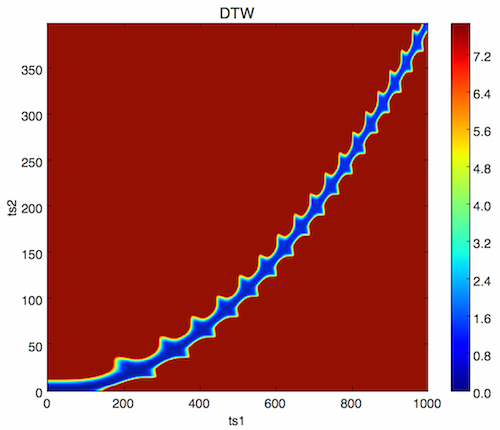

The script that drew this image:
"""
Created on Sun Aug 21 16:59:18 2016

@author: Claudio Bellei

--------------------
DYNAMIC TIME WARPING
--------------------

Input: ts1, ts2 (timeseries)
Output: cost (distance between the warped time series)

options:
1. plot. If True, plots a few figures.
2. test. If True, uses test data.

"""

import numpy as np
import matplotlib.pyplot as plt

def dtw(ts1=[],ts2=[],plot=False,test=False):
    """
    :type ts1: float - timeseries1
    :type ts2: float - timeseries2
    :type plot: logical - True if plotting
    :type test: logical - True if this is a test
    """
    if test:
        ts1 = np.cos(2*np.pi*(3*np.arange(1,1001,dtype=float)/1000)**2)
        ts2 = np.cos(2*np.pi*9*np.arange(1,400,dtype=float)/400)
        
    if plot:
        plt.plot(ts1)
        plt.plot(ts2)
        plt.show()        

    m = len(ts1)
    n = len(ts2)
    DTW = np.zeros((n,m),dtype=float)

 #   for i in range(1,n):
 #       DTW[i, 0] = 2**32
 #   for i in range(1,m):
 #       DTW[0, i] = 2**32
 #   DTW[0,0] = 0

    #first row
    for i in range(1,m):
        DTW[0,i] = distance(ts1[i],ts2[0]) + DTW[0,i-1]
    #first column
    for i in range(1,n):
        DTW[i,0] = distance(ts1[0],ts2[i]) + DTW[i-1,0]

    for i in range(1,n):
        for j in range(1,m):
            cost = distance(ts1[j],ts2[i])
            DTW[i,j] = cost + np.min([DTW[i-1,j],  \
                                        DTW[i,j-1],  \
                                        DTW[i-1,j-1]])

    if plot:
        plt.figure()
        plt.imshow(DTW,origin='lower',interpolation='none',aspect='auto')
        plt.clim([DTW[0,0],10.*DTW[n-1,m-1]])
        plt.xlabel('ts1')
        plt.ylabel('ts2')
        plt.title('DTW')
        plt.colorbar()
        plt.show()

    #now find best path, going backwards
    path = dict()
    path[0] = (n-1,m-1,DTW[n-1,m-1])
    c = 0
    finished = False
    i = n-1
    j = m-1
    while (not finished):
        v = np.array([DTW[i-1,j],DTW[i-1,j-1],DTW[i,j-1]])
        cost = np.min(v)
        k = np.where(v==cost)[0][0]
        if k==0:
            path[c] = (i-1,j,cost)
            i = i-1
        elif k==1:
            path[c] = (i-1,j-1,cost)
            j = j-1
            i = i-1
        else:
            path[c] = (i,j-1,cost)
            j = j-1
        if path[c][0]==0 and path[c][1]==0:
            finished = True
        c += 1

    path_i = np.array([])
    path_j = np.array([])
    cost = np.array([])
    for k in path.keys():
        path_i = np.append(path_i, path[k][0])
        path_j = np.append(path_j,path[k][1])
        cost = np.append(cost, path[k][2])

    if plot:
        plt.plot(path_j,path_i)
        plt.show()

        plt.plot(ts1)
        plt.plot(ts2)
        for i in range(len(path.keys())):
            plt.plot([path_j[i],path_i[i]],[ts1[path_j[i]],ts2[path_i[i]]],'k')
        plt.show()

    #print path_i
    #print path_j

    path_j = np.asarray(path_j,dtype=int)
    path_i = np.asarray(path_i,dtype=int)

    if plot:
        plt.plot(ts1)
        plt.plot(ts2)
        #maps ts2 on warped time domain
        plt.plot(path_j,ts2[path_i],'o')
        plt.show()

    return np.sum(cost)

def distance(p1,p2):
    return (p1-p2)**2
